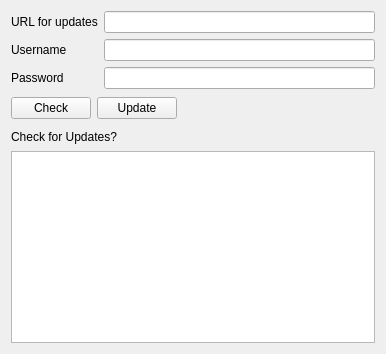
     <widget class="QWidget" name="Updates">
      <attribute name="title">
       <string>Updates</string>
      </attribute>
      <layout class="QVBoxLayout" name="verticalLayout_5">
       <item>
        <layout class="QHBoxLayout" name="horizontalLayout_3">
         <item>
          <layout class="QVBoxLayout" name="verticalLayout_3">
           <item>
            <widget class="QLabel" name="label_4">
             <property name="text">
              <string>URL for updates</string>
             </property>
            </widget>
           </item>
           <item>
            <widget class="QLabel" name="label_5">
             <property name="text">
              <string>Username</string>
             </property>
            </widget>
           </item>
           <item>
            <widget class="QLabel" name="label_6">
             <property name="text">
              <string>Password</string>
             </property>
            </widget>
           </item>
          </layout>
         </item>
         <item>
          <layout class="QVBoxLayout" name="verticalLayout_4">
           <item>
            <widget class="QLineEdit" name="updateURL"/>
           </item>
           <item>
            <widget class="QLineEdit" name="updateUser"/>
           </item>
           <item>
            <widget class="QLineEdit" name="updatePass"/>
           </item>
          </layout>
         </item>
        </layout>
       </item>
       <item>
        <layout class="QHBoxLayout" name="horizontalLayout_8">
         <item>
          <layout class="QHBoxLayout" name="horizontalLayout_4">
           <item>
            <widget class="QPushButton" name="checkUpdateButton">
             <property name="text">
              <string>Check</string>
             </property>
            </widget>
           </item>
           <item>
            <widget class="QPushButton" name="updateButton">
             <property name="text">
              <string>Update</string>
             </property>
            </widget>
           </item>
          </layout>
         </item>
         <item>
          <spacer name="horizontalSpacer_2">
           <property name="orientation">
            <enum>Qt::Horizontal</enum>
           </property>
           <property name="sizeHint" stdset="0">
            <size>
             <width>198</width>
             <height>27</height>
            </size>
           </property>
          </spacer>
         </item>
        </layout>
       </item>
       <item>
        <layout class="QHBoxLayout" name="horizontalLayout_5">
         <item>
          <widget class="QLabel" name="statusLabel">
           <property name="text">
            <string>Check for Updates?</string>
           </property>
          </widget>
         </item>
         <item>
          <spacer name="horizontalSpacer_3">
           <property name="orientation">
            <enum>Qt::Horizontal</enum>
           </property>
           <property name="sizeHint" stdset="0">
            <size>
             <width>13</width>
             <height>17</height>
            </size>
           </property>
          </spacer>
         </item>
        </layout>
       </item>
       <item>
        <widget class="QTableWidget" name="updateList">
         <property name="sizePolicy">
          <sizepolicy hsizetype="Expanding" vsizetype="Expanding">
           <horstretch>0</horstretch>
           <verstretch>0</verstretch>
          </sizepolicy>
         </property>
        </widget>
       </item>
      </layout>
     </widget>
